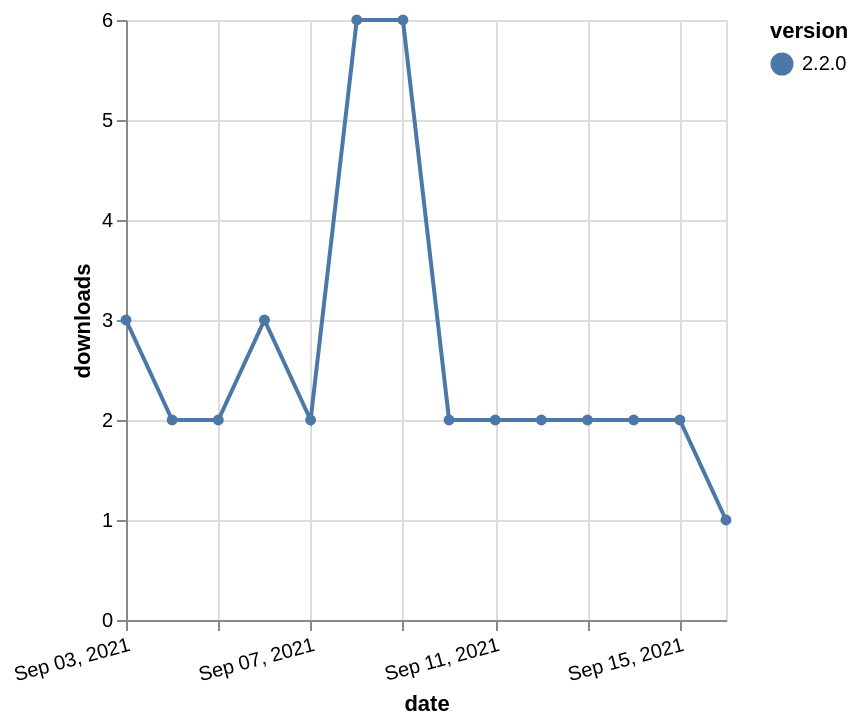

Vega-Lite specification stored for this chart:
### Vega-Lite specification from a JSON file in a GitHub repository (floating-point values rounded to 4 significant figures)
{"$schema": "https://vega.github.io/schema/vega-lite/v5.json", "description": "A simple bar chart with embedded data.", "data": {"values": [{"date": "2021-09-03", "total": 2923, "delta": 3, "version": "2.2.0"}, {"date": "2021-09-04", "total": 2925, "delta": 2, "version": "2.2.0"}, {"date": "2021-09-05", "total": 2927, "delta": 2, "version": "2.2.0"}, {"date": "2021-09-06", "total": 2930, "delta": 3, "version": "2.2.0"}, {"date": "2021-09-07", "total": 2932, "delta": 2, "version": "2.2.0"}, {"date": "2021-09-08", "total": 2938, "delta": 6, "version": "2.2.0"}, {"date": "2021-09-09", "total": 2944, "delta": 6, "version": "2.2.0"}, {"date": "2021-09-10", "total": 2946, "delta": 2, "version": "2.2.0"}, {"date": "2021-09-11", "total": 2948, "delta": 2, "version": "2.2.0"}, {"date": "2021-09-12", "total": 2950, "delta": 2, "version": "2.2.0"}, {"date": "2021-09-13", "total": 2952, "delta": 2, "version": "2.2.0"}, {"date": "2021-09-14", "total": 2954, "delta": 2, "version": "2.2.0"}, {"date": "2021-09-15", "total": 2956, "delta": 2, "version": "2.2.0"}, {"date": "2021-09-16", "total": 2957, "delta": 1, "version": "2.2.0"}]}, "width": "container", "mark": {"type": "line", "point": {"filled": true}}, "encoding": {"x": {"field": "date", "type": "temporal", "timeUnit": "yearmonthdate", "title": "date", "axis": {"labelAngle": -15}}, "y": {"field": "delta", "type": "quantitative", "title": "downloads"}, "color": {"field": "version", "type": "nominal"}, "tooltip": {"field": "delta"}}}
